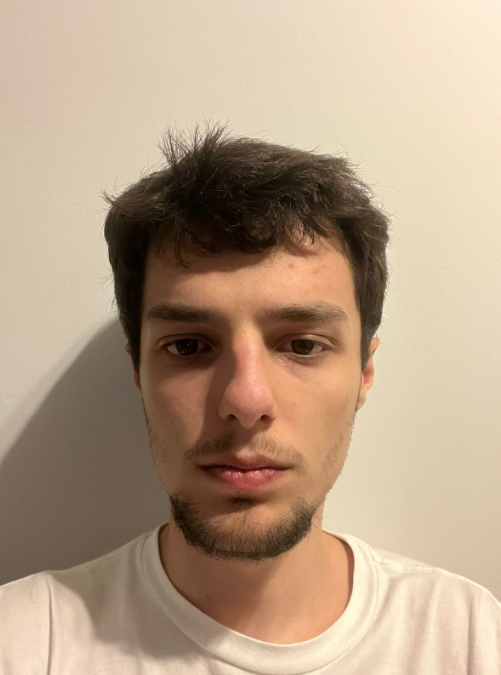
#> input picture img/fotopessoa4.png, 501 x 675 px
$ python img_to_points.py img/fotopessoa4.png --width 300 --edge_step 2 --low_thresh 20 --high_thresh 230 --interior_step 10 --output pontos_mix.csv
#> lines starting #> are read from the running program, lines starting #| are printed output that depends on the picture; after the words box and inside, x2 and y2 are one past the last pixel; in counts of white or black regions, pixels touching at a corner belong together
import cv2
from PIL import Image
import numpy as np
import matplotlib.pyplot as plt
import csv

def image_to_pointcloud(image_path,
                         output_csv='points.csv',
                         width=200,
                         edge_step=1,
                         low_thresh=50,
                         high_thresh=150,
                         interior_step=0):
    """
    Converte uma imagem em nuvem de pontos combinando bordas e interior.

    Parâmetros:
    - image_path: caminho para a imagem de entrada.
    - output_csv: nome do CSV de saída.
    - width: largura alvo para redimensionamento (mantém proporção).
    - edge_step: amostragem de pontos de borda; pega cada N-ésimo ponto de borda.
    - low_thresh/high_thresh: thresholds para detector Canny.
    - interior_step: se >0, amostra interior da pessoa a cada N pixels.
    """
#> called with image_path = 'img/fotopessoa4.png', output_csv = 'pontos_mix.csv', width = 300, edge_step = 2, low_thresh = 20, high_thresh = 230, interior_step = 10
    # 1. Carrega imagem e redimensiona
    img = Image.open(image_path).convert('RGB')
    w_pct = width / float(img.size[0])
#> w_pct = 0.599
    height = int(float(img.size[1]) * w_pct)
#> height = 404
    img = img.resize((width, height), resample=Image.LANCZOS)
#> img: PIL image 300x404 RGB
    arr = np.array(img)

    # 2. Detecta bordas
    gray = cv2.cvtColor(arr, cv2.COLOR_RGB2GRAY)
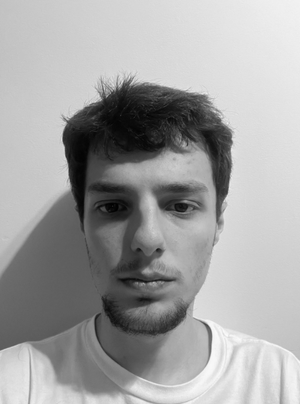
#> gray: shape (404, 300); min 0, max 250, mean 163.4
    edges = cv2.Canny(gray, low_thresh, high_thresh)
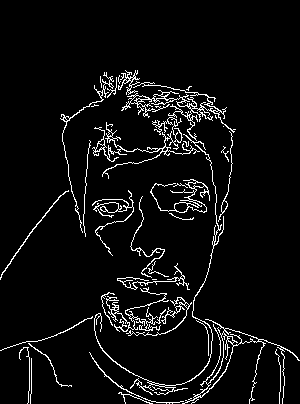
#> edges: shape (404, 300); 5.5% white in thin lines or dots, all inside (x1, y1, x2, y2) = (0, 70, 300, 404)
    ys_e, xs_e = np.where(edges > 0)
#> ys_e = 6619 values from 70 to 403; xs_e = 6619 values, max 299 at index 5670, min 0 at index 3809, mean 154
    cols_e = arr[ys_e, xs_e]

    # 3. Amostra bordas
    if edge_step > 1:
        ys_e = ys_e[::edge_step]
#> ys_e = 3310 values from 70 to 403
        xs_e = xs_e[::edge_step]
#> xs_e = 3310 values, max 299 at index 2835, min 0 at index 1913, mean 153.4
        cols_e = cols_e[::edge_step]

    # 4. Opcional: amostragem interior
    ys_i, xs_i, cols_i = np.array([], dtype=int), np.array([], dtype=int), np.empty((0,3), dtype=int)
    if interior_step > 0:
        # interior mask: não borda e não fundo branco
        mask_int = (edges == 0) & np.any(arr < 255, axis=2)
        ys_all, xs_all = np.where(mask_int)
        cols_all = arr[ys_all, xs_all]
        # amostragem interior
        ys_i = ys_all[::interior_step]
#> ys_i = 11459 values from 0 to 403
        xs_i = xs_all[::interior_step]
#> xs_i = 11459 values, max 299 at index 2304, min 0 at index 0, mean 148.5
        cols_i = cols_all[::interior_step]

    # 5. Combina bordas e interior
    xs = np.concatenate([xs_e, xs_i])
#> xs = 14769 values, max 299 at index 2835, min 0 at index 1913, mean 149.6
    ys = np.concatenate([ys_e, ys_i])
#> ys = 14769 values, max 403 at index 3301, min 0 at index 3310, mean 207.7
    colors = np.vstack([cols_e, cols_i])

    # 6. Salva CSV
    with open(output_csv, 'w', newline='') as csvfile:
        writer = csv.writer(csvfile)
        writer.writerow(['x', 'y', 'r', 'g', 'b'])
        for x, y, (r, g, b) in zip(xs, ys, colors):
            writer.writerow([int(x), int(y), int(r), int(g), int(b)])
#> this loop made 14769 passes
#> (x, y, r, g, b) on passes 1 to 3: (125, 70, 225, 209, 185), (137, 70, 230, 214, 189), (135, 71, 228, 212, 187)

    # 7. Plota
    plt.figure(figsize=(8, 8))
    plt.scatter(xs, -ys, s=1, c=colors / 255.0)
    plt.axis('off')
    plt.title(f'Edge+Interior PointCloud (edge_step={edge_step}, interior_step={interior_step})')
    plt.show()
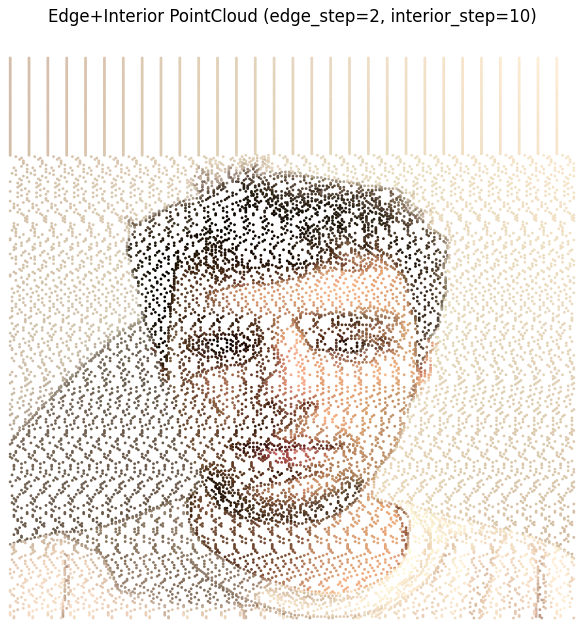
#> figure drawn by matplotlib, 1 panel

if __name__ == '__main__':
    import argparse
    parser = argparse.ArgumentParser(
        description='Gera nuvem de pontos de borda e interior reduzido.'
    )
    parser.add_argument('image', help='Caminho para a imagem de entrada')
    parser.add_argument('--width', type=int, default=200,
                        help='Largura alvo para redimensionamento')
    parser.add_argument('--edge_step', type=int, default=1,
                        help='Amostragem de bordas: cada N-ésimo ponto')
    parser.add_argument('--low_thresh', type=int, default=50,
                        help='Lower threshold para Canny')
    parser.add_argument('--high_thresh', type=int, default=150,
                        help='Higher threshold para Canny')
    parser.add_argument('--interior_step', type=int, default=0,
                        help='Amostragem interior: cada N-ésimo ponto')
    parser.add_argument('--output', default='points.csv',
                        help='Arquivo CSV de saída')
    args = parser.parse_args()
    image_to_pointcloud(
        args.image,
        output_csv=args.output,
        width=args.width,
        edge_step=args.edge_step,
        low_thresh=args.low_thresh,
        high_thresh=args.high_thresh,
        interior_step=args.interior_step
    )

# Exemplo de uso:
# python img_to_points.py img\fotopessoa4.png --width 300 --edge_step 2 --low_thresh 20 --high_thresh 230 --interior_step 10 --output pontos_mix.csv

$ run again, with img/fotopessoa3.png copied over img/fotopessoa4.png
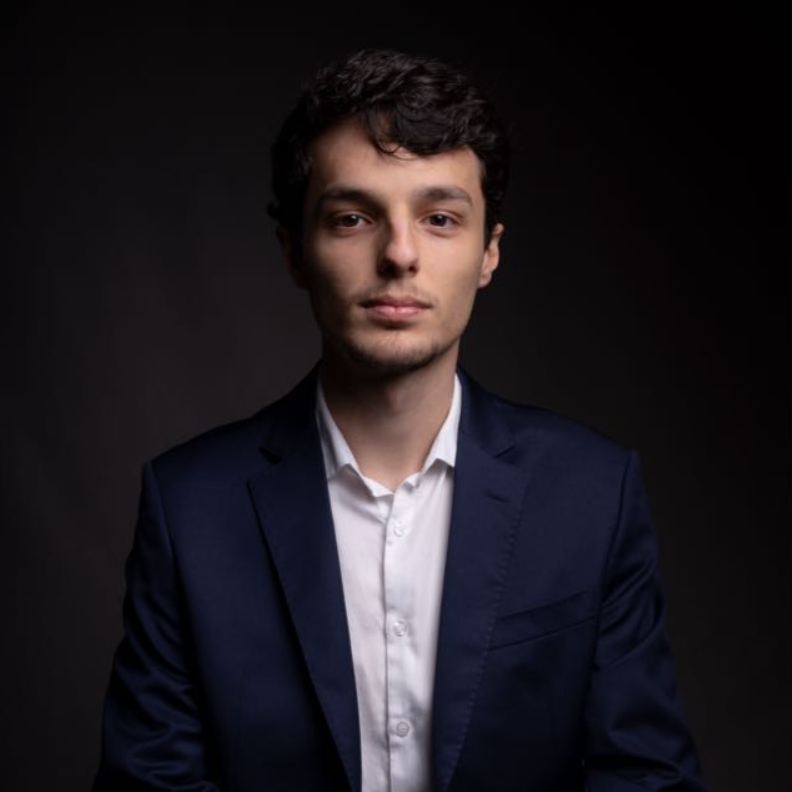
#> input picture img/fotopessoa3.png, 792 x 792 px
#> in image_to_pointcloud, `edges = cv2.Canny(gray, low_thresh, high_thresh)`:
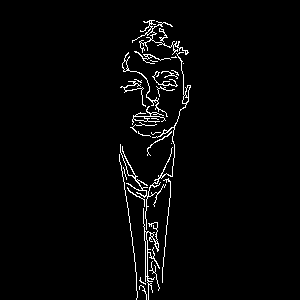
#> edges: shape (300, 300); 2.6% white in thin lines or dots, all inside (x1, y1, x2, y2) = (119, 20, 191, 300)
#> in image_to_pointcloud, `ys_e, xs_e = np.where(edges > 0)`: ys_e = 2344 values from 20 to 299; xs_e = 2344 values, max 190 at index 692, min 119 at index 1287, mean 151.9
#> in image_to_pointcloud, `cols_e = arr[ys_e, xs_e]`: cols_e = 2344 rows, first 8: [29, 22, 25], [31, 26, 28], [31, 28, 28], [28, 24, 25], [19, 15, 16], [14, 9, 11], [31, 23, 25], [19, 13, 14]
#> in image_to_pointcloud, `ys_e = ys_e[::edge_step]`: ys_e = 1172 values from 20 to 299
#> in image_to_pointcloud, `xs_e = xs_e[::edge_step]`: xs_e = 1172 values, max 190 at index 346, min 119 at index 647, mean 152
#> in image_to_pointcloud, `cols_e = cols_e[::edge_step]`: cols_e = 1172 rows, first 8: [29, 22, 25], [31, 28, 28], [19, 15, 16], [31, 23, 25], [29, 22, 24], [45, 38, 40], [15, 9, 11], [33, 25, 26]
#> ys_i = 8766 values from 0 to 299
#> xs_i = 8766 values, max 299 at index 1066, min 0 at index 0, mean 149.1
#> xs = 9938 values, max 299 at index 2238, min 0 at index 1172, mean 149.4
#> ys = 9938 values, max 299 at index 1171, min 0 at index 1172, mean 149.1
#> the loop in image_to_pointcloud, `for x, y, (r, g, b) in zip(xs, ys, colors):` made 9938 passes
#> (x, y, r, g, b) on passes 1 to 3: (149, 20, 29, 22, 25), (151, 20, 31, 28, 28), (153, 20, 19, 15, 16)
#> in image_to_pointcloud, `plt.show()`:
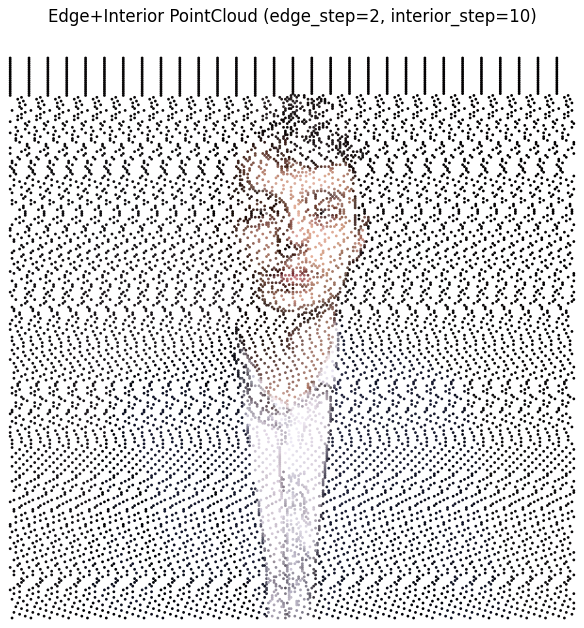
#> figure drawn by matplotlib, 1 panel

$ run again, with img/fotopessoa5.png copied over img/fotopessoa4.png
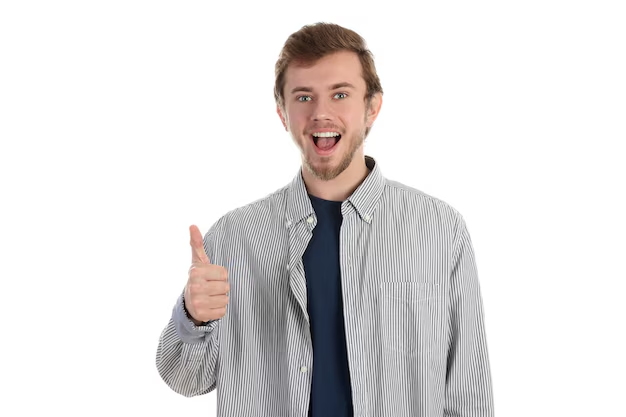
#> input picture img/fotopessoa5.png, 626 x 417 px
#> in image_to_pointcloud, `edges = cv2.Canny(gray, low_thresh, high_thresh)`:
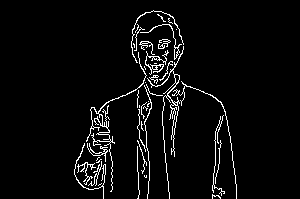
#> edges: shape (199, 300); 4.4% white in thin lines or dots, all inside (x1, y1, x2, y2) = (74, 10, 237, 199)
#> in image_to_pointcloud, `ys_e, xs_e = np.where(edges > 0)`: ys_e = 2602 values from 10 to 198; xs_e = 2602 values, max 236 at index 2440, min 74 at index 2173, mean 148.1
#> in image_to_pointcloud, `cols_e = arr[ys_e, xs_e]`: cols_e = 2602 rows, first 8: [214, 214, 213], [184, 180, 171], [141, 135, 126], [129, 114, 106], [153, 136, 127], [170, 154, 144], [176, 161, 153], [168, 154, 146]
#> in image_to_pointcloud, `ys_e = ys_e[::edge_step]`: ys_e = 1301 values from 10 to 198
#> in image_to_pointcloud, `xs_e = xs_e[::edge_step]`: xs_e = 1301 values, max 236 at index 1220, min 74 at index 1096, mean 148.2
#> in image_to_pointcloud, `cols_e = cols_e[::edge_step]`: cols_e = 1301 rows, first 8: [214, 214, 213], [141, 135, 126], [153, 136, 127], [176, 161, 153], [184, 169, 162], [219, 211, 207], [162, 156, 148], [161, 151, 135]
#> mask_int: shape (199, 300) bool; 28.1% white; 26 white regions (24 under 20 px), largest, box (x1, y1, x2, y2) and area: (72, 7, 237, 199) 16685, (95, 101, 105, 111) 25
#> ys_all = 16793 values from 7 to 198; xs_all = 16793 values, max 238 at index 15476, min 72 at index 12575, mean 159.8
#> ys_i = 1680 values from 7 to 198
#> xs_i = 1680 values, max 238 at index 1576, min 72 at index 1315, mean 159.7
#> cols_i = 1680 rows, first 8: [255, 254, 255], [254, 254, 252], [255, 254, 255], [254, 254, 254], [255, 254, 255], [255, 254, 255], [247, 247, 245], [255, 254, 255]
#> xs = 2981 values, max 238 at index 2877, min 72 at index 2616, mean 154.7
#> ys = 2981 values, max 198 at index 1297, min 7 at index 1301, mean 122.9
#> colors = 2981 rows, first 8: [214, 214, 213], [141, 135, 126], [153, 136, 127], [176, 161, 153], [184, 169, 162], [219, 211, 207], [162, 156, 148], [161, 151, 135]
#> the loop in image_to_pointcloud, `for x, y, (r, g, b) in zip(xs, ys, colors):` made 2981 passes
#> (x, y, r, g, b) on passes 1 to 3: (153, 10, 214, 214, 213), (152, 11, 141, 135, 126), (155, 11, 153, 136, 127)
#> in image_to_pointcloud, `plt.show()`:
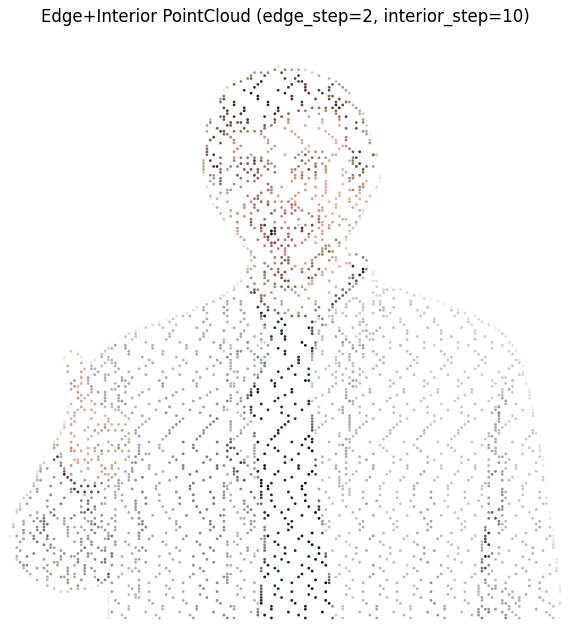
#> figure drawn by matplotlib, 1 panel
